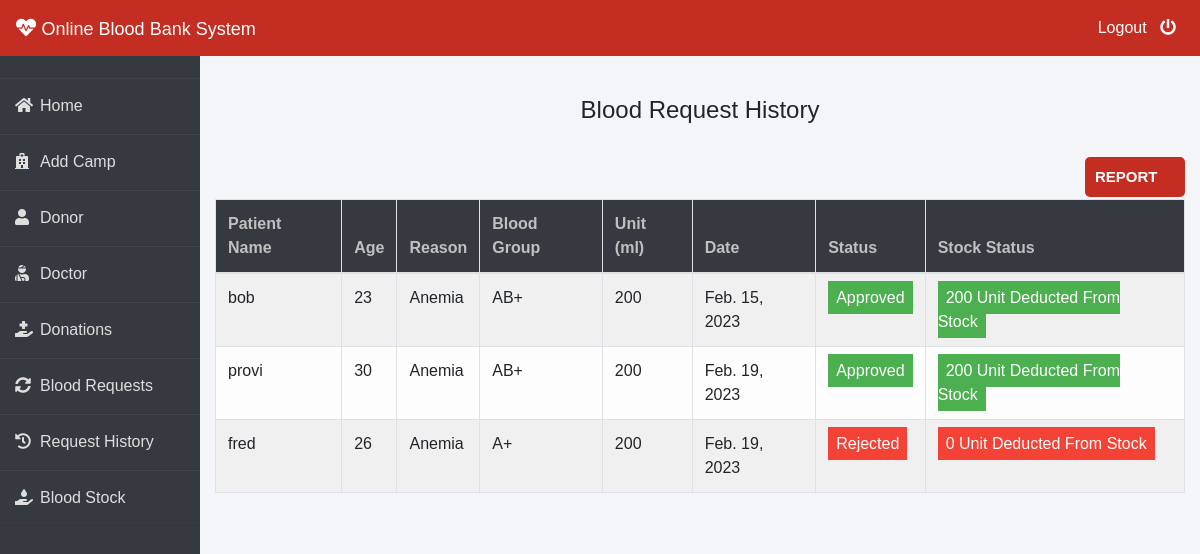
The page /admin-request-history (signed in) on the database as committed earlier.
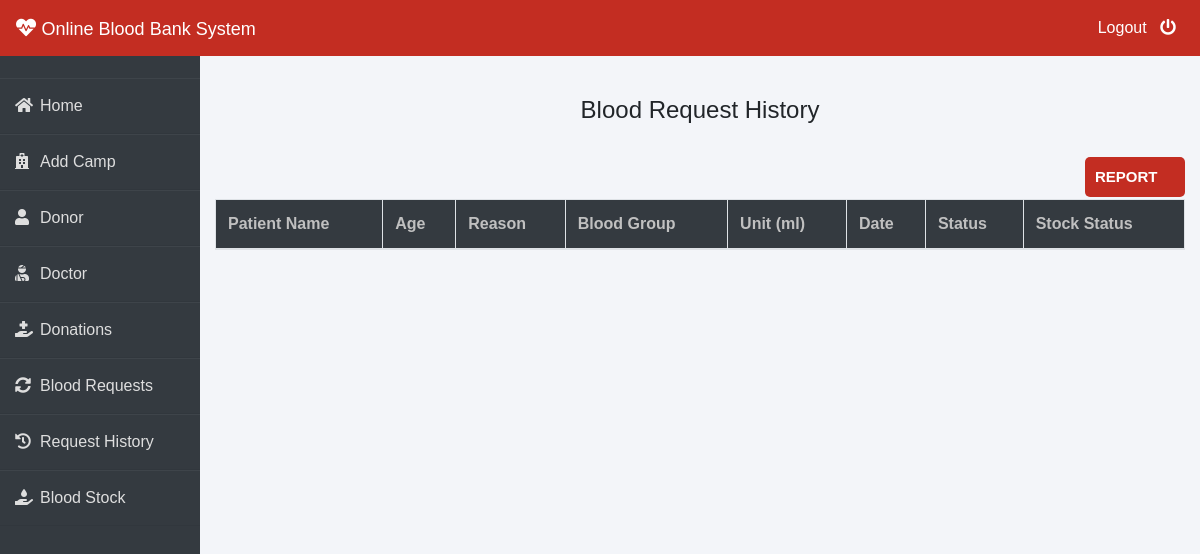
The same page on the database as committed later.
### blood/models.py (models this page shows, shortened)
class BloodRequest(models.Model):
    request_by_patient = models.ForeignKey(pmodels.Patient, null=True, on_delete=models.CASCADE)
    request_by_donor = models.ForeignKey(dmodels.Donor, null=True, on_delete=models.CASCADE)
    patient_name = models.CharField(max_length=30)
    patient_age = models.PositiveIntegerField()
    reason = models.CharField(max_length=500)
    bloodgroup = models.CharField(max_length=10)
    unit = models.PositiveIntegerField(default=0)
    status = models.CharField(max_length=20, default="Pending")
    date = models.DateField(auto_now=True)

### blood/views.py (the view)
# urls.py: path('admin-request-history', views.admin_request_history_view,name='admin-request-history'),
@login_required(login_url='adminlogin')
def admin_request_history_view(request):
    requests = models.BloodRequest.objects.all().exclude(status='Pending')
    return render(request, 'blood/admin_request_history.html', {'requests': requests})

### templates/blood/admin_request_history.html (shortened to what this page needs)
{% extends 'blood/adminbase.html' %}
{% block content %}
{% load widget_tweaks %}
{%load static%}
<head>
</head>
<br><br>
<div class="container">
    <H4 class="text-center">Blood Request History</H4><br>
    <a id="export-pdf" href="{% url 'export-pdf' %}">REPORT</a>
    <table class="table table-light table-hover table-bordered table-striped">
        <thead class="bg-dark">
            <tr>
                <th scope="col" style="color: rgb(192, 192, 192);">Patient Name</th>
                <th scope="col" style="color: rgb(192, 192, 192);">Age</th>
                <th scope="col" style="color: rgb(192, 192, 192);">Reason</th>
                <th scope="col" style="color: rgb(192, 192, 192);">Blood Group</th>
                <th scope="col" style="color: rgb(192, 192, 192);">Unit (ml)</th>
                <th scope="col" style="color: rgb(192, 192, 192);">Date</th>
                <th scope="col" style="color: rgb(192, 192, 192);">Status</th>
                <th scope="col" style="color: rgb(192, 192, 192);">Stock Status</th>
            </tr>
        </thead>
        <tbody>
            {% for t in requests %}
            <tr>
                <td> {{t.patient_name}}</td>
                <td>{{t.patient_age}}</td>
                <td>{{t.reason}}</td>
                <td>{{t.bloodgroup}}</td>
                <td>{{t.unit}}</td>
                <td>{{t.date}}</td>
                {% if t.status == 'Approved' %}
                <td><span class="label success"> Approved</span></td>
                <td><span class="label success"> {{t.unit}} Unit Deducted From Stock</span></td>
                {% else %}
                <td><span class="label danger">Rejected</span></td>
                <td><span class="label danger"> 0 Unit Deducted From Stock</span></td>
                {% endif %}
            </tr>
            {% endfor %}
        </tbody>
    </table>
</div>
{% endblock content %}

Rows that differ between the two databases and show on the page:
removed BloodRequest: patient_name "bob", patient_age "23", reason "Anemia", bloodgroup "AB+", unit "200", date "Feb. 15, 2023"
removed BloodRequest: patient_name "provi", patient_age "30", reason "Anemia", bloodgroup "AB+", unit "200", date "Feb. 19, 2023"
removed BloodRequest: patient_name "fred", patient_age "26", reason "Anemia", bloodgroup "A+", unit "200", date "Feb. 19, 2023", status "Rejected"
